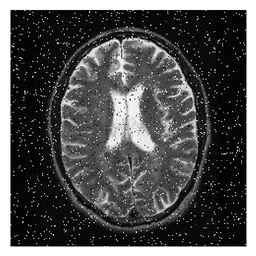
#> input picture 690349.fig.005d.jpg, 256 x 256 px, shrunk from 537 x 537 before the run, found by its file name
$ jupyter execute --allow-errors Brain_Scan_Denoising.ipynb   (older library calls are emulated)
#> lines starting #> are read from the running program, lines starting #| are printed output that depends on the picture; long printed decimals are rounded
<a href="https://colab.research.google.com/github/MostafaFiroozi/Brain-Scan-Denoising/blob/main/Brain_Scan_Denoising.ipynb" target="_parent"></a>

Adding the required libraries

@thanks to digitalsreeni utube channle

[cell 1]
from skimage import io,data, img_as_float
from scipy import ndimage as nd
import numpy as np
import matplotlib.pyplot as plt
import cv2
from google.colab.patches import cv2_imshow

Reading and cropping the image

[cell 2]
img=io.imread("/content/690349.fig.005d.jpg")
#> img is the input picture: shape (256, 256, 3); min 0, max 255, mean 83
h,w,_=img.shape
#> h = 256; w = 256
img=img[int(w/10):int(w*(9/10)) , int(h/10):int(h*(9/10)),:]# Cropping the image
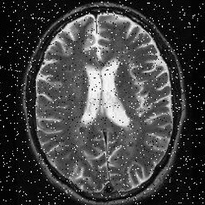
#> img: shape (205, 205, 3); min 0, max 255, mean 66.1
plt.imshow(img)

[cell 3]
for i in range(1,10):
  gaussian_img=nd.gaussian_filter(img,sigma=i)
  print("Sigma size=",i)
  cv2_imshow(gaussian_img)
#> this loop made 9 passes
#> pass 1, `gaussian_img=nd.gaussian_filter(img,sigma=i)`:
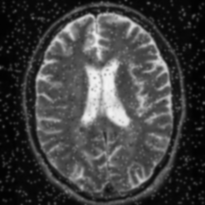
#> gaussian_img: shape (205, 205, 3); min 2, max 243, mean 65.1
#> pass 2, `gaussian_img=nd.gaussian_filter(img,sigma=i)`:
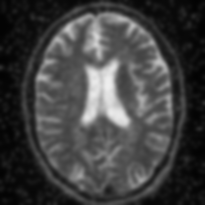
#> gaussian_img: shape (205, 205, 3); min 3, max 238, mean 65.1
#> after the loop:
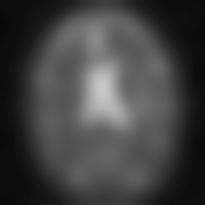
#> gaussian_img: shape (205, 205, 3); min 8, max 200, mean 64.9

The image gets cleaned, but it is blurres! Which means we are loosing a lot of information. So, the gaussian filter is not a good idea!

[cell 4]
for i in range(1,10):
  median_filtered_img=nd.median_filter(img,size=i)
  cv2_imshow(median_filtered_img)
  print("Kernel size=",i)
#> this loop made 9 passes
#> pass 2, `median_filtered_img=nd.median_filter(img,size=i)`:
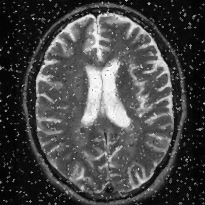
#> median_filtered_img: shape (205, 205, 3); min 0, max 255, mean 70.3
#> pass 3, `median_filtered_img=nd.median_filter(img,size=i)`:
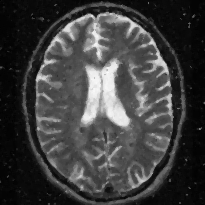
#> median_filtered_img: shape (205, 205, 3); min 0, max 250, mean 62.7
#> after the loop:
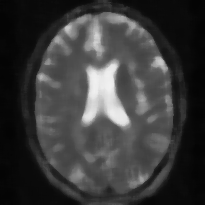
#> median_filtered_img: shape (205, 205, 3); min 3, max 240, mean 59

But with the median filter of the kernel size of 5, the image is denoised, and the edges are preserved! So it cood be a better choise in comparison to the gaussian filter.

### Denoising Using non local means

[cell 5]
from skimage import data, img_as_float
from skimage.restoration import denoise_nl_means, estimate_sigma
from skimage.metrics import peak_signal_noise_ratio
from skimage.util import random_noise

img=io.imread("/content/690349.fig.005d.jpg")
h,w,_=img.shape
img=img[int(w/10):int(w*(9/10)) , int(h/10):int(h*(9/10)),:]
noisy = img_as_float(img)
#You can not show an img using cv2.imshow after turing that to float type

# estimate the noise standard deviation from the noisy image
sigma_est = np.mean(estimate_sigma(noisy, multichannel=True))
#> sigma_est = 0.0405
print(f"estimated noise standard deviation = {sigma_est}")
#| estimated noise standard deviation = 0.04054

patch_kw = dict(patch_size=5,      # 5x5 patches
                patch_distance=6,  # 13x13 search area
                multichannel=True)

# slow algorithm
denoise = denoise_nl_means(noisy, h=1.15 * sigma_est, fast_mode=False,
                           **patch_kw)

# slow algorithm, sigma provided
denoise2 = denoise_nl_means(noisy, h=0.8 * sigma_est, sigma=sigma_est,
                            fast_mode=False, **patch_kw)

# fast algorithm
denoise_fast = denoise_nl_means(noisy, h=0.8 * sigma_est, fast_mode=True,
                                **patch_kw)

# fast algorithm, sigma provided
denoise2_fast = denoise_nl_means(noisy, h=0.6 * sigma_est, sigma=sigma_est,
                                 fast_mode=True, **patch_kw)

fig, ax = plt.subplots(nrows=2, ncols=3, figsize=(8, 6),
                       sharex=True, sharey=True)

ax[0, 0].imshow(noisy)
ax[0, 0].axis('off')
ax[0, 0].set_title('noisy')
ax[0, 1].imshow(denoise)
ax[0, 1].axis('off')
ax[0, 1].set_title('non-local means\n(slow)')
ax[0, 2].imshow(denoise2)
ax[0, 2].axis('off')
ax[0, 2].set_title('non-local means\n(slow, using $\\sigma_{est}$)')
#> (the rest of this cell did not finish here and is left out)

[cell 6]
print(sum(sum(denoise2-noisy))/sum(sum(denoise2)))#calculating the change in this pic
#| [-0.0007961 -0.0007961 -0.0007961]
